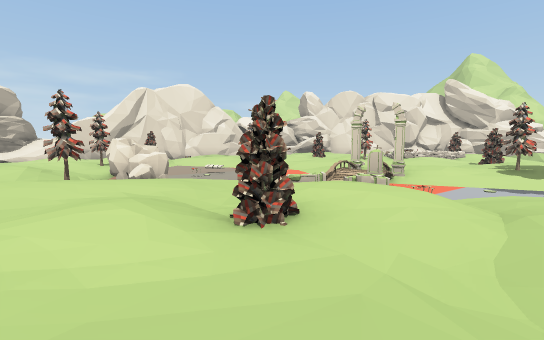
view 1 (above)

18 first-person views from a walk through a scene from a Unity 3-D project. The camera is 1.4 m above the floor, tilts 6° down and sees 90° across. The floor is counted in squares, 2 m on a side. Each view is taken from the middle of a square. On the plan, view 1 faces up. The plan holds only what a view shows up to about 9 squares ahead; the rest is blank. The place goes on beyond the plan. Some surface patterns are stand-ins.

view 2
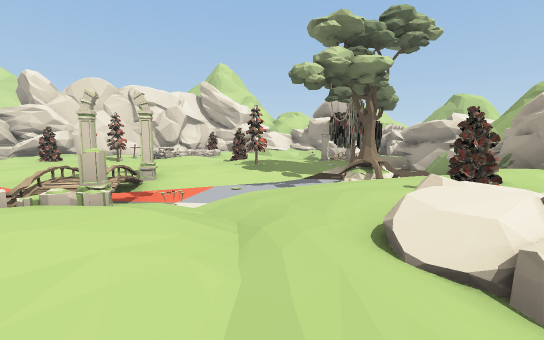

view 3
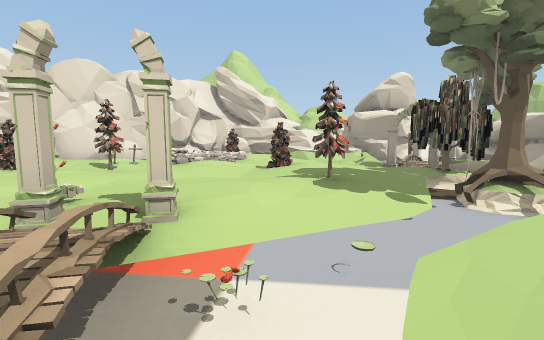

view 4
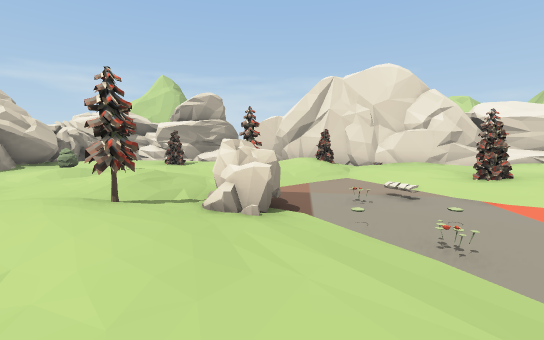

view 5
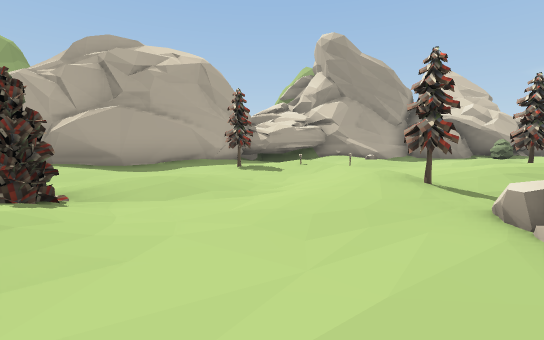

view 6
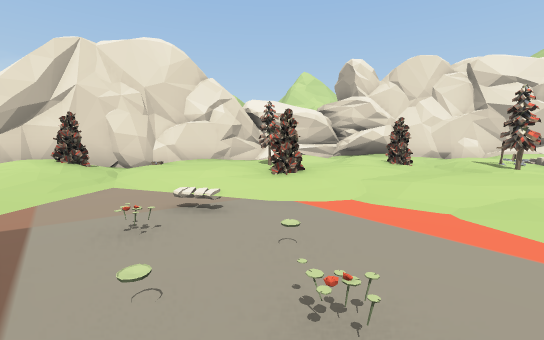

view 7
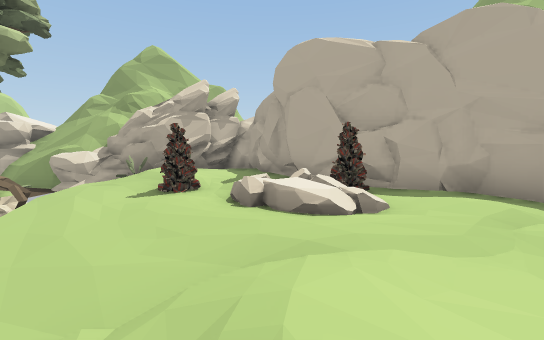

view 8
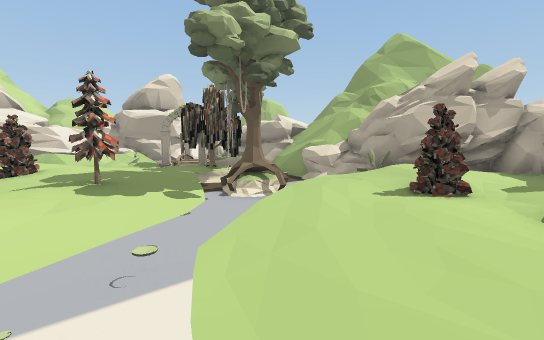

view 9
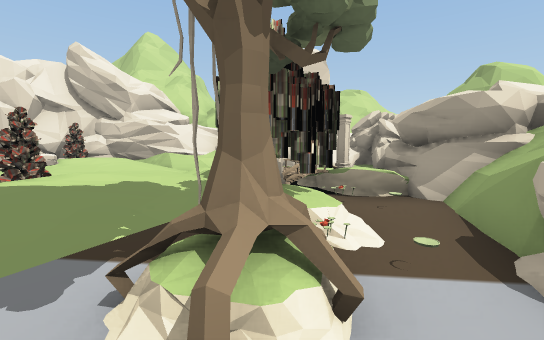

view 10
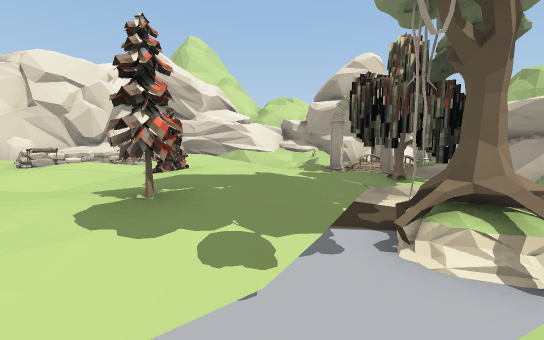

view 11
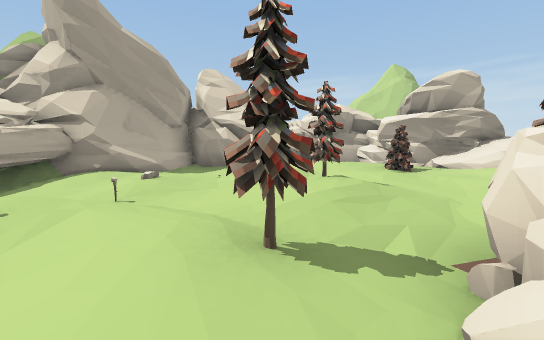

view 12
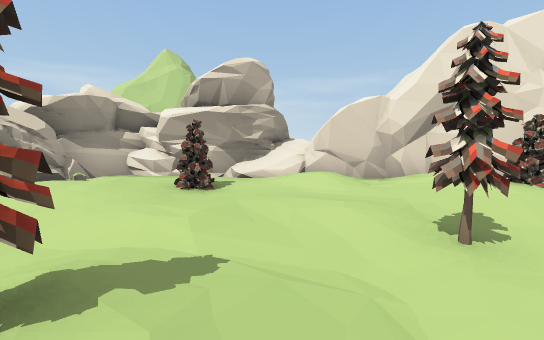

view 13
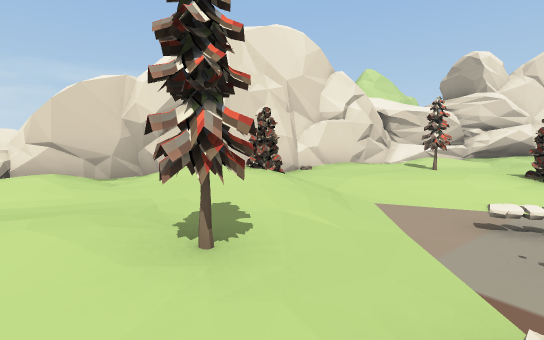

view 14
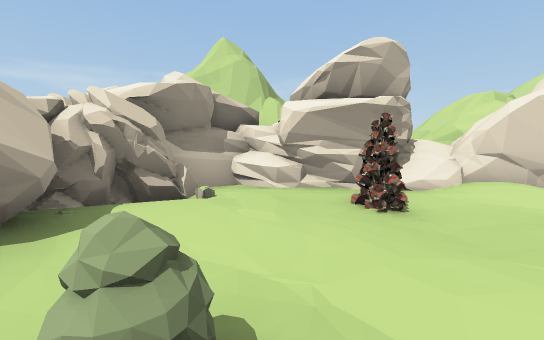

view 15
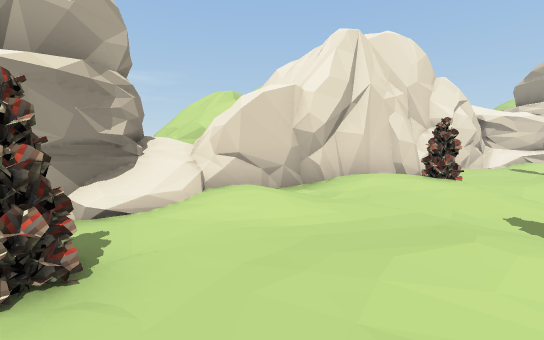

view 16
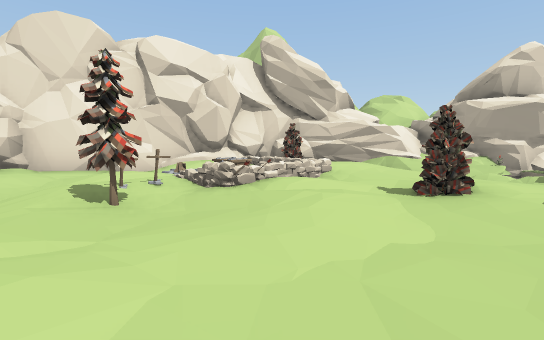

view 17
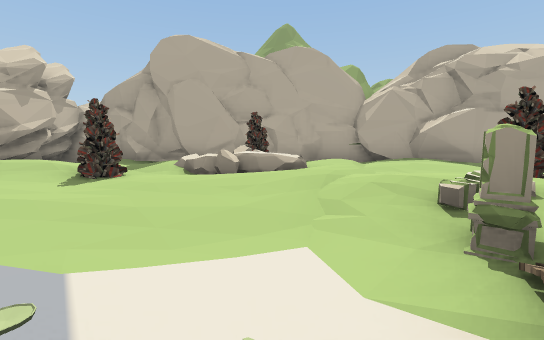

view 18
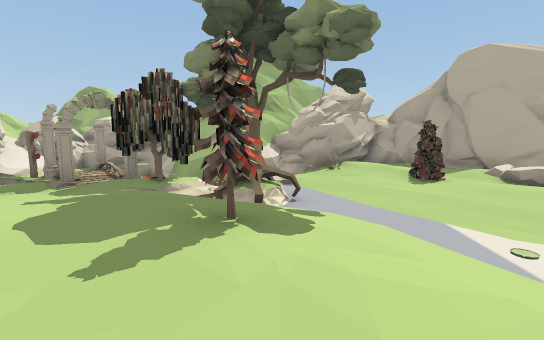

### Floor plan
Key: @ floor where view 1 was taken; # wall or solid block; . main floor; : floor 0.25 m higher than the main floor; - floor 0.25 m lower than the main floor; + floor 0.5 m higher than the main floor; _ floor 0.5 m lower than the main floor; / step, stairs or slope; = window, fence, low wall or low ledge; ≈ liquid the walk keeps out of; T pine tree; R tree; P pillar; M tombstone; C chest; K rock; S sign; O other object.
Columns run from 14 left of view 1 to 14 right of it. Each row starts with its distance up from view 1.
 16             ########
 15           ####:.:..####
 14         ###/-T-..-...:###
 13        ##--..--:R-..  RR#
 12     ####:/-.......OMC / ##
 11     ##...R_-.R....T.O=/:/###
 10    ##-.-.._≈---.........-/##
  9  ###-R-..T_OO≈≈_-...-R.--O≈#
  8  #-..-..--O≈OO≈≈O...-..--  ##
  7 K#K......-OO≈O≈≈PP.....-P≈PS
  6  KK...-.T/_/--_≈=//-T--RP≈P##
  5   ##-R:...T..--/POO≈≈≈RORO≈##
  4    #----..:..-./-_--_≈RO≈≈≈#
  3    ##--..O.-..R:...----≈≈###
  2    ###..-:.-.....O/.R.O###
  1      ##.--T---...+//.::##
  0       ###-..-.@..R....##
 -1         ######/-.####.-#
 -2              #####  ####

Positions as (right, up) in squares from view 1, and headings:
1: (0, 0), facing up
2: (1, 1), facing up-right
3: (2, 4), facing up-right
4: (0, 4), facing up-left
5: (0, 6), facing down-left
6: (-1, 6), facing up
7: (1, 4), facing down-right
8: (2, 4), facing right
9: (7, 3), facing up-right
10: (5, 4), facing up-right
11: (-2, 5), facing left
12: (-5, 6), facing up-left
13: (-5, 7), facing up
14: (-8, 5), facing up-left
15: (-8, 7), facing up
16: (3, 8), facing up-right
17: (3, 6), facing down
18: (4, 8), facing down-right
